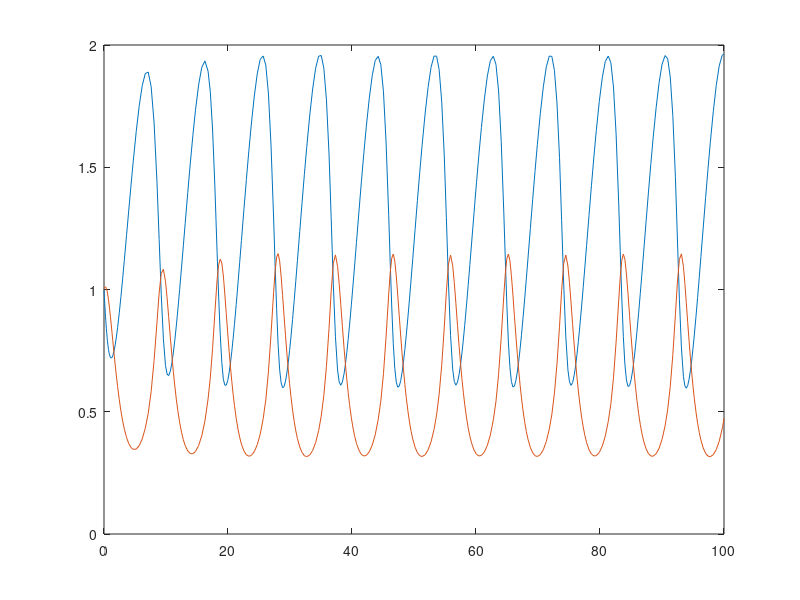

This chart was generated by the following MATLAB code:
% Controlling the accuracy of solutions to differential equations.
% Solving simultaneous differential equations

function I_love_electronics_engineering_2
% Function to solve the cubi autocatalator equations

    close all  % Closes any open plot windows.
    time_range = [0, 100];
    x0 = 1;    % Initial value of x
    y0 = 1;    % Initial value of y
    initial_w = [x0; y0];  % Initial value of the vector w
    
    options = odeset('RelTol', 0.00001);
    
    [t_values, sol_values] = ode45(@(t,w) diff_eq(t,w), time_range, initial_w);
    plot(t_values,sol_values);
end

function dw_vectordt = diff_eq(t,w_vector)  % Function defining the ODE
    x = w_vector(1);  % x is stored as the first element in w_vector
    y = w_vector(2);  % y is stored as the second element in w_vector
    dxdt = 0.6 - x*y^2 - 0.1*x;
    dydt = x*y^2 - y + 0.1*x;
    dw_vectordt = [dxdt; dydt];  % The time derivative of w_vector
end